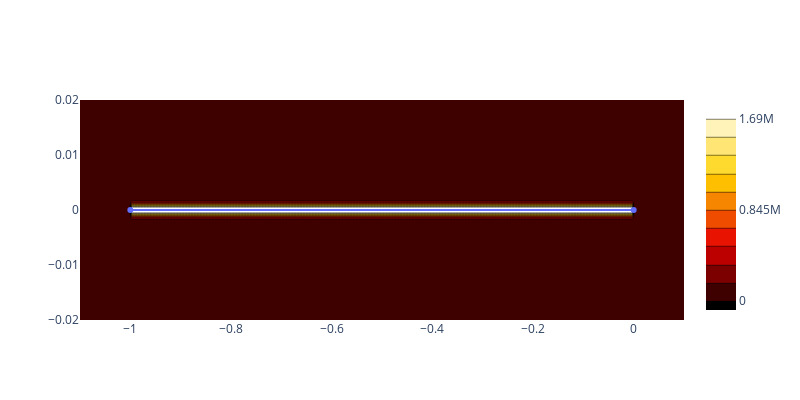

Write notebook code for a chart like this one.
### Code cell
# potential field in the space

def percentile(L, ratio=0.999):
    X = np.sort(L.flatten())
    id = int(len(X)*ratio)
    return X[id]

dhat = 0.5
r = 1
alpha = 1
e0 = torch.tensor([-1, 0.])
e1 = torch.tensor([0, 0.])
xs = torch.linspace(-1.1, 0.1, 400)
ys = torch.linspace(-0.02, 0.02, 40)

distances = torch.zeros((ys.shape[0], xs.shape[0]))
for i, x in enumerate(xs):
    for j, y in enumerate(ys):
        distances[j, i] = point_edge_potential_discrete(torch.tensor([x, y]), e0, e1, dhat, r, alpha)

major_max = percentile(distances)
print("major range", [0, major_max])
fig = go.Figure(data=[
    go.Scatter(x=[e0[0], e1[0]], y=[e0[1], e1[1]]),
    go.Contour(z=distances, x=xs, y=ys, colorscale='Hot',
    contours=dict(
        start=0,
        end=major_max,
        size=major_max/10,
    ))
], layout=go.Layout(width=800, height=400))
fig.show()

### Figure 1 — Plotly figure (JSON) as saved in the notebook; plotly's stock layout.template omitted (floating-point values rounded to 4 significant figures; data arrays with more than 128 entries replaced by an {"elided": "..."} marker saying what was removed)
{"data": [{"type": "scatter", "x": [-1, 0], "y": [0, 0]}, {"colorscale": [[0, "rgb(0,0,0)"], [0.3333, "rgb(230,0,0)"], [0.6667, "rgb(255,210,0)"], [1, "rgb(255,255,255)"]], "contours": {"end": 1690000.0, "size": 169000.0, "start": 0}, "type": "contour", "x": {"elided": "400 float values"}, "y": [-0.02, -0.01897, -0.01795, -0.01692, -0.0159, -0.01487, -0.01385, -0.01282, -0.01179, -0.01077, -0.009744, -0.008718, -0.007692, -0.006667, -0.005641, -0.004615, -0.00359, -0.002564, -0.001538, -0.0005128, 0.0005128, 0.001538, 0.002564, 0.00359, 0.004615, 0.005641, 0.006667, 0.007692, 0.008718, 0.009744, 0.01077, 0.01179, 0.01282, 0.01385, 0.01487, 0.0159, 0.01692, 0.01795, 0.01897, 0.02], "z": {"elided": "40x400 float values"}}], "layout": {"height": 400, "width": 800}}
